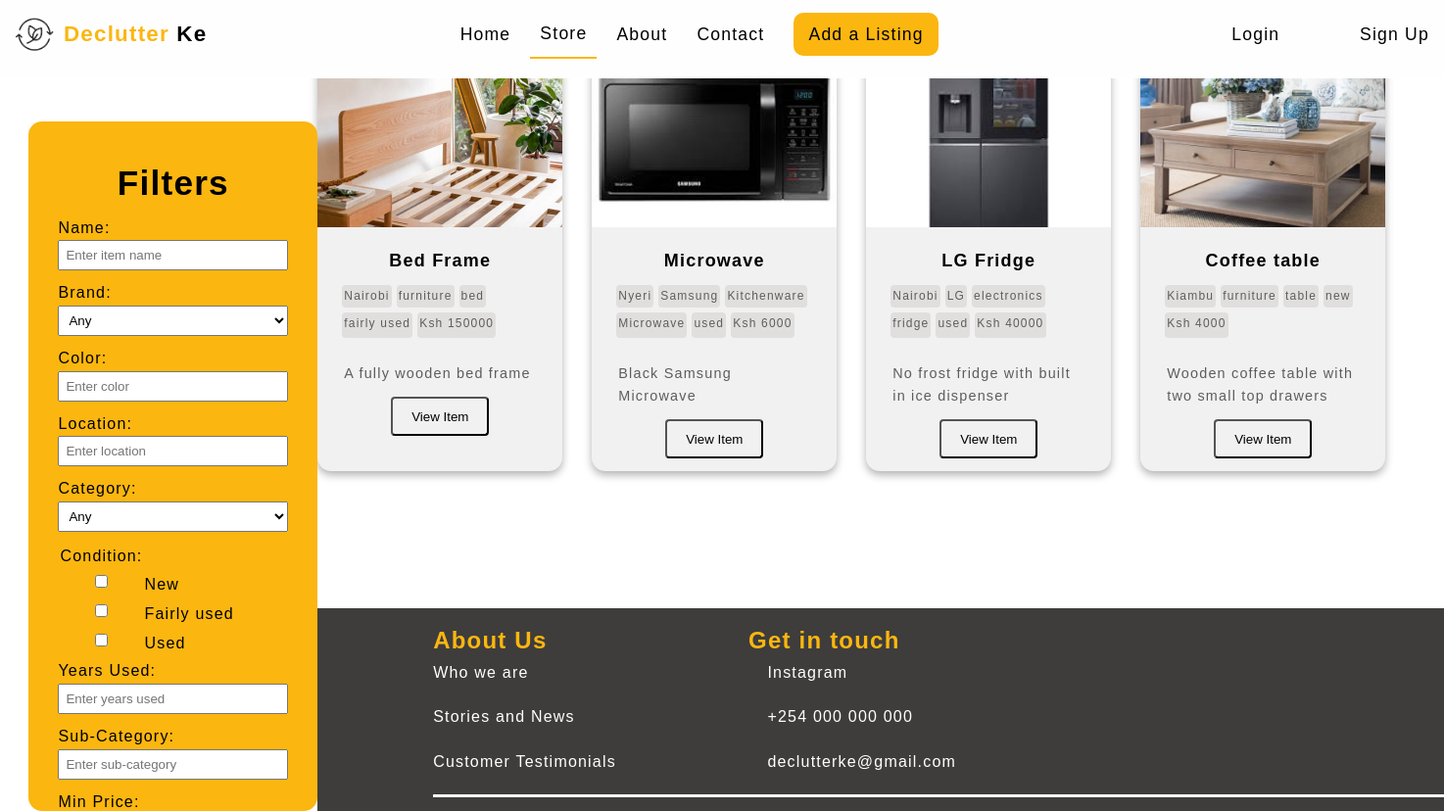
The page /store.php on the database its author committed.
### tables this page shows
CREATE TABLE `listings` (
  `listing_id` int(11) NOT NULL,
  `name` varchar(255) NOT NULL,
  `sub_category` varchar(100) NOT NULL,
  `color` varchar(50) NOT NULL,
  `years_used` int(11) NOT NULL,
  `condition` varchar(50) NOT NULL,
  `price` bigint(20) DEFAULT NULL,
  `description` text NOT NULL,
  `photos` text NOT NULL,
  `phone_number` varchar(15) NOT NULL,
  `city` varchar(100) DEFAULT '' NOT NULL,
  `town` varchar(100) DEFAULT '' NOT NULL,
  `date_posted` datetime NOT NULL DEFAULT current_timestamp(),
  `seller_id` int(11) DEFAULT NULL,
  `category_id` int(11) DEFAULT NULL,
  `brand_id` int(11) DEFAULT NULL
);

CREATE TABLE `categories` (
  `category_id` int(15) NOT NULL,
  `category_name` varchar(50) NOT NULL
);

CREATE TABLE `brands` (
  `brand_id` int(11) NOT NULL,
  `brand_name` varchar(255) NOT NULL
);

### store.php (the view, shortened to what this page needs)
<?php
require_once 'connection.php';
?>
<!DOCTYPE html>
<html lang="en">
<head>
    <link rel="stylesheet" href="./css/styles.css">
    <link rel="stylesheet" href="./css/store.css">
</head>
<body>
    <section class="sticky-nav">
        <nav>
            <a href="index.php" class="logo">
                <img src="./images/declutterLogo.png" class="icon">
                <b><span>Declutter</span> Ke</b>
            </a>
            <a href="index.php">Home</a>
            <a href="store.php" class="active">Store</a>
            <a href="about.php">About</a>
            <a href="#contact">Contact</a>
            <a href="listing.php" class="cta">Add a Listing</a>
            <?php if (isset($_SESSION['user_id'])) { ?>
                <div class="credentials">
                        <a href="profile.php"><i class="icon fa-regular fa-user"></i> Profile</a>
                        <a href="logout.php"><i class="icon fa-solid fa-right-to-bracket "></i> Logout</a>
                    </div>
                <?php } else {
                ?>
                    <div class="credentials">
                        <a href="login.html"><i class="icon fa-solid fa-right-to-bracket "></i> Login</a>
                        <a href="registration.html"><i class="icon fa-regular fa-user"></i> Sign Up</a>
                    </div>
                <?php } ?>
        </nav>
    </section>
    <div class="side-nav">
        <div class="filters">
            <h2>Filters</h2>
            <form action="store.php" method="GET">
                <label for="name">Name:</label>
                <input type="text" name="name" id="name" placeholder="Enter item name" value="<?php echo isset($_GET['name']) ? $_GET['name'] : ''; ?>" />
                <label for="brand">Brand:</label>
<select id="brand" name="brand">
<option value="any">Any</option>
    <?php
    var_dump($_POST);
    ?>
</select>
                <label for="color">Color:</label>
                <input type="text" id="color" name="color" value="<?php echo isset($_GET['color']) ? $_GET['color'] : ''; ?>" placeholder="Enter color">
                <label for="location">Location:</label>
                <input type="text" id="location" name="location" placeholder="Enter location" value="<?php echo isset($_GET['location']) ? $_GET['location'] : ''; ?>" />
                <label for="category">Category:</label>
                <select id="category" name="cat">
                    <option value="any">Any</option>
                </select>
                <div class="filter-condition">
                    <table>
                        <tr>
                            <td><label>Condition:</label></td>
                        </tr>
                        <tr>
                            <td><input type="checkbox" id="new" name="new"></td>
                            <td><label for="new">New</label></td>
                        </tr>
                        <tr>
                            <td><input type="checkbox" id="fairly" name="fairly"></td>
                            <td><label for="fairly">Fairly used</label></td>
                        </tr>
                        <tr>
                            <td><input type="checkbox" id="used" name="used"></td>
                            <td><label for="used">Used</label></td>
                        </tr>
                    </table>
                </div>
                <label for="years">Years Used:</label>
                <input type="number" id="years" name="years" placeholder="Enter years used" value="<?php echo isset($_GET['years']) ? $_GET['years'] : ''; ?>">
                <label for="sub-category">Sub-Category:</label>
                <input type="text" id="sub-category" name="sub-category" placeholder="Enter sub-category" value="<?php echo isset($_GET['sub-category']) ? $_GET['sub-category'] : ''; ?>">
                <label for="min-price">Min Price:</label>
            </form>
        </div>
    </div>
    <div class="container" id="listings-container">
        <?php
        $queryFilter = "";
        $queryFilter = " WHERE 1 " . $queryFilter;
        $query = "SELECT listings.*, b.brand_name, c.category_name
          FROM listings
          INNER JOIN brands b ON listings.brand_id = b.brand_id
          INNER JOIN categories c ON listings.category_id = c.category_id ";
          $query .= $queryFilter;
        $res = mysqli_query($con, $query);
        while ($row = mysqli_fetch_assoc($res)) {
            $photosArray = explode(',', $row['photos']);
            $first_image = reset($photosArray);
        ?>
            <div class="card" id="productCard">
                <div class="card-content">
                    <div class="image_content">
                        <img src="uploads/<?php echo $photosArray[0]; ?>" />
                    </div>
                    <div class="text_content">
                        <h3 class="item-title"><?php echo $row['name']; ?></h3>
                        <div class="item-details">
                            <p class="location" id="location_<?php echo $row['listing_id']; ?>"><?php echo $row['city']; ?></p>
                                    <?php if ($row['brand_name'] !== 'Other') { ?>
                                        <p class="brand"><?php echo $row['brand_name']; ?></p>
                                    <?php } ?>
                            <p class="category" id="category_<?php echo $row['listing_id']; ?>"><?php echo $row['category_name']; ?></p>
                            <p class="sub-category" id="sub_category_<?php echo $row['listing_id']; ?>"><?php echo $row['sub_category']; ?></p>
                            <p class="condition" id="condition_<?php echo $row['listing_id']; ?>"><?php echo $row['condition']; ?></p>
                            <p class="price" id="price_<?php echo $row['listing_id']; ?>">Ksh <?php echo $row['price']; ?></p>
                            <br>
                            <span class="item-description"><?php echo $row['description']; ?></span>
                        </div>
                        <button class="btn btn-secondary"><a href="card.php?listing_id=<?php echo $row['listing_id']; ?>">View Item</a></button>
                    </div>
                </div>
            </div>
        <?php } ?>
    </div>
    <section id="footer">
        <div class="footer-main">
            <div class="contain">
                <div class="contained">
                    <ul>
                        <h4><span>About Us</span></h4>
                        <li><a href="about.php">Who we are</a></li>
                        <li><a href="#">Stories and News</a></li>
                        <li><a href="#">Customer Testimonials</a></li>
                    </ul>
                </div>
                <div class="contained">
                    <h4><span>Get in touch</span></h4>
                    <ul>
                        <li><a href="#"><i class="fa fa-instagram"></i> Instagram</a></li>
                        <li><a href="#"><i class="fa fa-phone"></i> +254 000 000 000</a></li>
                        <li><a href="#"><i class="fa-regular fa-envelope"></i> declutterke@gmail.com</a></li>
                    </ul>
                </div>
            </div>
        </div>
    </section>
</body>
</html>

### css/styles.css (style rules this page uses)
* { text-decoration: none; list-style: none; margin: 0; padding: 0; box-sizing: border-box; }
body { font-family: "Lato", sans-serif; letter-spacing: 1.2px; line-height: 1.6; }
a { color: #000; text-decoration: none; }
img { width: 100%; height: auto; }
h2 { text-align: center; font-size: 2.2rem; padding: 2%; }
.btn { background-color: #f1f1f1; color: #000; height: 40px; border-radius: 4px; min-width: 100px; margin: auto; }
.icon { width: 40px; border-radius: 50%; }
.logo { font-size: 1.4rem; margin-right: auto; display: flex; align-items: center; }
nav span { color: #fbb610; margin-left: 10px; }
nav { overflow: hidden; display: flex; padding-bottom: 10px; justify-content: space-between; align-items: center; transition: background-color 0.3s ease; }
nav a { color: #fff; text-align: center; padding: 10px; margin: 5px; text-decoration: none; transition: 0.3s all; font-size: 1.1rem; }
.active { border-bottom: solid 2px #fbb610; transition: all 0.3s ease-in-out; }
.sticky-nav { position: fixed; top: 0; width: 100%; z-index: 1000; background-color: #fffefe; color: #000; transition: all 0.3s ease-in-out; }
.sticky-nav nav a { color: #000; }
.credentials { margin-left: auto; }
.sticky-nav .credentials i { color: #f5c24a; }
.cta { background-color: #fbb610; color: #fff; border-radius: 10px; padding: 8px 15px; margin-left: 15px; }
#productCard { line-height:1.6; text-align: center; border-radius: 14px; box-shadow: 0 4px 8px 0 rgba(0, 0, 0, 0.3); transform: scale(1.0); transition: transform 0.4s; background-color: #f1f1f1; height: 100%; width: 100%; }
.image_content { height: 12rem; width: 100%; }
.image_content img { border-radius: 14px 14px 0 0; height: 100%; width: 100%; object-fit: cover; }
.card-content .btn { margin: 5% auto; }
.item-details { display: flex; margin: 0 10% 0; gap: 5px; flex-wrap: wrap; color: rgb(94, 93, 93); }
.item-details p { background-color: rgb(225, 222, 222); border-radius: 4px; font-size: 12px; padding: 2px; }
.item-description { overflow: hidden; font-size: 0.9rem; padding: 0 2px; padding-top: 20px; text-align: left; }
.item-title { font-size: 18px; margin-top: 10px; padding: 10px; }
#footer { padding: 1% 8%; background-color: #3E3D3C; }
#footer a { color: #fff; padding: 10px 0; }
.footer-main { border-bottom: solid 3px white; }
.footer-main span { color: #fbb610; margin: 20px 0; font-size: x-large; align-items: center; justify-content: center; }
.contain { display: grid; grid-template-columns: 1fr 1fr 2fr; gap: 2%; }
.contained li { padding: 0 0 20px; }

### css/store.css (style rules this page uses)
body { font-family: Arial, sans-serif; margin: 0; padding: 0; }
.container { margin-left: 22%; margin-top: 40px; padding-bottom: 120px; display: grid; grid-template-columns: repeat(auto-fit, minmax(200px, 250px)); gap: 30px; }
.side-nav { width: 20%; background-color: #fff; padding: 20px; position: fixed; top: 0; bottom: 0; left: 0; z-index: 1000; overflow-y: auto; top: 15%; background-color: #fbb610; border-radius: 14px; margin-right: 20px; left: 2%; }
#footer { margin-left: 22%; }
#footer { clear: both; position: relative; width: 100%; margin-top: 20px; }
.filters { padding: 10px; }
.filters input, .filters select { width: 100%; margin-bottom: 10px; padding: 6px; }

### rows shown on the page
listings: shows a picture, name "Bed Frame", city "Nairobi", category.category_name "furniture", sub_category "bed", condition "fairly used", price "150000", description "A fully wooden bed frame"
listings: shows a picture, name "Microwave", city "Nyeri", brand.brand_name "Samsung", category.category_name "Kitchenware", sub_category "Microwave", condition "used", price "6000", description "Black Samsung Microwave"
listings: shows a picture, name "LG Fridge", city "Nairobi", brand.brand_name "LG", category.category_name "electronics", sub_category "fridge", condition "used", price "40000", description "No frost fridge with built in ice dispenser"
listings: photos (picture), name "Coffee table", city "Kiambu", category.category_name "furniture", sub_category "table", condition "new", price "4000", description "Wooden coffee table with two small top drawers"
